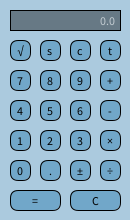
Frame 1 (no input)
Frame 60 (the mouse pressed at the canvas centre just before this capture): identical to frame 1, image omitted
Frame 120 (the mouse held since frame 60 and released just before this capture): identical to frame 1, image omitted

The Processing sketch that drew this single still picture (run headless with seeded random() and noise(); from frame 60 on, the mouse is pressed at the canvas centre):

// Processing sketch: Calculator
// ── Calculator.pde
// Emily D'Costa | Sept 15 2026 | Calculator
Button[] numButtons = new Button[10];
Button[] opButtons = new Button[12];
float l, r, result;
char op;
boolean left, newEntry;
String displayVal;
String digit;

void setup() {
  size(130, 220);
  l = 0.0;
  r = 0.0;
  result = 0.0;
  op = ' ';
  left = true;
  displayVal = "0.0";
  digit = digit;

  numButtons[0] = new Button(20, 170, 20, 20, '0');
  numButtons[1] = new Button(20, 140, 20, 20, '1');
  numButtons[2] = new Button(50, 140, 20, 20, '2');
  numButtons[3] = new Button(80, 140, 20, 20, '3');
  numButtons[4] = new Button(20, 110, 20, 20, '4');
  numButtons[5] = new Button(50, 110, 20, 20, '5');
  numButtons[6] = new Button(80, 110, 20, 20, '6');
  numButtons[7] = new Button(20, 80, 20, 20, '7');
  numButtons[8] = new Button(50, 80, 20, 20, '8');
  numButtons[9] = new Button(80, 80, 20, 20, '9');
  opButtons[0] = new Button(110, 80, 20, 20, '+'); // add
  opButtons[1] = new Button(110, 110, 20, 20, '-'); // subtract
  opButtons[2] = new Button(110, 140, 20, 20, '×'); // multiply
  opButtons[3] = new Button(110, 170, 20, 20, '÷'); // divide
  opButtons[4] = new Button(50, 170, 20, 20, '.'); // dec
  opButtons[5] = new Button(80, 170, 20, 20, '±'); // n-p
  opButtons[6] = new Button(20, 50, 20, 20, '√'); // sqrt
  opButtons[7] = new Button(50, 50, 20, 20, 's'); // caret
  opButtons[8] = new Button(80, 50, 20, 20, 'c'); // parenthesis left
  opButtons[9] = new Button(110, 50, 20, 20, 't'); // parenthesis right
  opButtons[10] = new Button(35, 200, 50, 20, '='); // equals
  opButtons[11] = new Button(95, 200, 50, 20, 'C'); // clear
}

void draw() {
  background(#abcade);
  drawDisplay();
  for (int i = 0; i<numButtons.length; i++) {
    numButtons[i].display();
    numButtons[i].mouseOver(mouseX, mouseY);
  }
  for (int i = 0; i<opButtons.length; i++) {
    opButtons[i].display();
    opButtons[i].mouseOver(mouseX, mouseY);
  }
}

void drawDisplay() {
  rectMode(CENTER);
  fill(#677985);
  rect(width/2, 20, 110, 20);
  fill(#c2cbd1);
  textAlign(RIGHT);
  text(displayVal, width-15, 25);
  if (displayVal.length()<12) {
    textSize(12);
  } else if (displayVal.length()>14)
    textSize(10);
}

void mouseReleased() {
  // Update display with button clicked by user

  for (int i = 0; i < numButtons.length; i++) {
    if (numButtons[i].hover) {
      handleEvent(numButtons[i].val, true);
    }
  }
  for (int i = 0; i < opButtons.length; i++) {
    if (opButtons[i].hover) {
      handleEvent(opButtons[i].val, false);
      // display variables
      println("L:" + l);
      println("R:" + r);
      println("Result:" + result);
      println("Left:" + left);
      println("Op:" + op);
    }
    // end
  }
  // end of hover if condition
}
// end of mouseReleased

// calculation function
void performCalc() {
  if (op == '+') {
    result = l + r;
  } else if (op == '-') {
    result = l - r;
  } else if (op == '÷') {
    result = l / r;
  } else if (op == '×') {
    result = l * r;
  }
  displayVal = str(result);
  left = !left;
  l = result;
  r = 0.0;
}

void keyPressed() {
  println("keyCode: " + keyCode);
  if (key == 48 || keyCode == 96) {
    handleEvent('0', true);
  } else if (key == 49 || keyCode == 97) {
    handleEvent('1', true);
  } else if (key == 50 || keyCode == 98) {
    handleEvent('2', true);
  } else if (key == 51 || keyCode == 99) {
    handleEvent('3', true);
  } else if (key == 52 || keyCode == 100) {
    handleEvent('4', true);
  } else if (key == 53 || keyCode == 101) {
    handleEvent('5', true);
  } else if (key == 54 || keyCode == 102) {
    handleEvent('6', true);
  } else if (key == 55 || keyCode == 103) {
    handleEvent('7', true);
  } else if (key == 56 || keyCode == 104) {
    handleEvent('8', true);
  } else if (key == 57 || keyCode == 105) {
    handleEvent('9', true);
  } else if (keyCode == 45 || keyCode == 109) {
    handleEvent('-', false);
  } else if (keyCode == 107) {
    handleEvent('+', false);
  } else if (keyCode == 106) {
    handleEvent('×', false);
  } else if (keyCode == 111) {
    handleEvent('÷', false);
  } else if (keyCode == 110) {
    handleEvent('.', false);
  } else if (keyCode == 61) {
    performCalc();
  } else if (keyCode == 10) {
    performCalc();
  } else if (keyCode == 67 || keyCode == 12) {
    l = 0.0;
    r = 0.0;
    result = 0.0;
    op = ' ';
    left = true;
    displayVal = "0.0";
    newEntry = true;
  }
}
void handleEvent(char val, boolean isNum) {
  if (isNum == true) {
    // do number stuff
    String digit = str(val);

    if (newEntry || displayVal.equals("0.0")) {
      displayVal = digit;
      newEntry = false;
    } else {
      displayVal += digit;
    }
    if (left) {
      l = float(displayVal);
    } else {
      r = float(displayVal);
    }
  } else {
    // do operator stuff
    char clicked = val;

    if (clicked == '=') {
      performCalc();
    } else if (clicked =='+' || clicked == '-' ||
      clicked == '×' || clicked == '÷') {
      op = clicked;
      left = false;
      newEntry = true;
      displayVal = str(op);
    } else if (clicked == '±') {
      if (left == true) {
        l *= -1;
        displayVal = str(l);
      }
    } else if (clicked == 'C') {
      // reset all variables
      l = 0.0;
      r = 0.0;
      result = 0.0;
      op = ' ';
      left = true;
      displayVal = "0.0";
      newEntry = true;
      // sqrt
    } else if (clicked == '√') {
      if (left == true) {
        l = sqrt(l);
        displayVal = str(l);
      } else {
        r = sqrt(r);
        displayVal = str(r);
      }
    } else if (clicked == 't') {
      if (left == true) {
        l = tan(radians(l));
        displayVal = str(l);
      } else {
        r = tan(radians(r));
        displayVal = str(r);
      }
      // decimal
    } else if (clicked == '.') {
      if (!displayVal.contains(".")) {
        displayVal += ".";
      }
    } else if (clicked == 'c') {
      if (left == true) {
        l = cos(radians(l));
        displayVal = str(l);
      } else {
        r = cos(radians(r));
        displayVal = str(r);
      }
    } else if (clicked == 's') {
      if (left == true) {
        l = sin(radians(l));
        displayVal = str(l);
      } else {
        r = sin(radians(r));
        displayVal = str(r);
      }
    }
  }
}

// ── Button.pde
class Button {

  float x, y, w, h;
  char val;
  boolean hover;
  color c1, c2;
  boolean isNum;

  //Constructor
  Button(float x, float y, float w, float h, char val) {
    this.x = x;
    this.y = y;
    this.w = w;
    this.h = h;
    this.val = val;
    hover=false;
    c1 = color(#71a7c9);
    c2 = color(#6591ad);
  }

  // Member Variables
  void display() {
    if (hover == true) {
      fill(c2);
    } else {
      fill(c1);
    }
    rectMode(CENTER);
    rect(x, y, w, h, 8);
    fill(#000000);
    textAlign(CENTER, CENTER);
    text(val, x, y);
  }

  void mouseOver(float tempX, float tempY) {
    if (tempX > x - w/2 && tempX < x + w/2 && tempY > y - h/2 && tempY < y + h/2) {
      hover = true;
    } else {
      hover = false;
    }
  }
}
